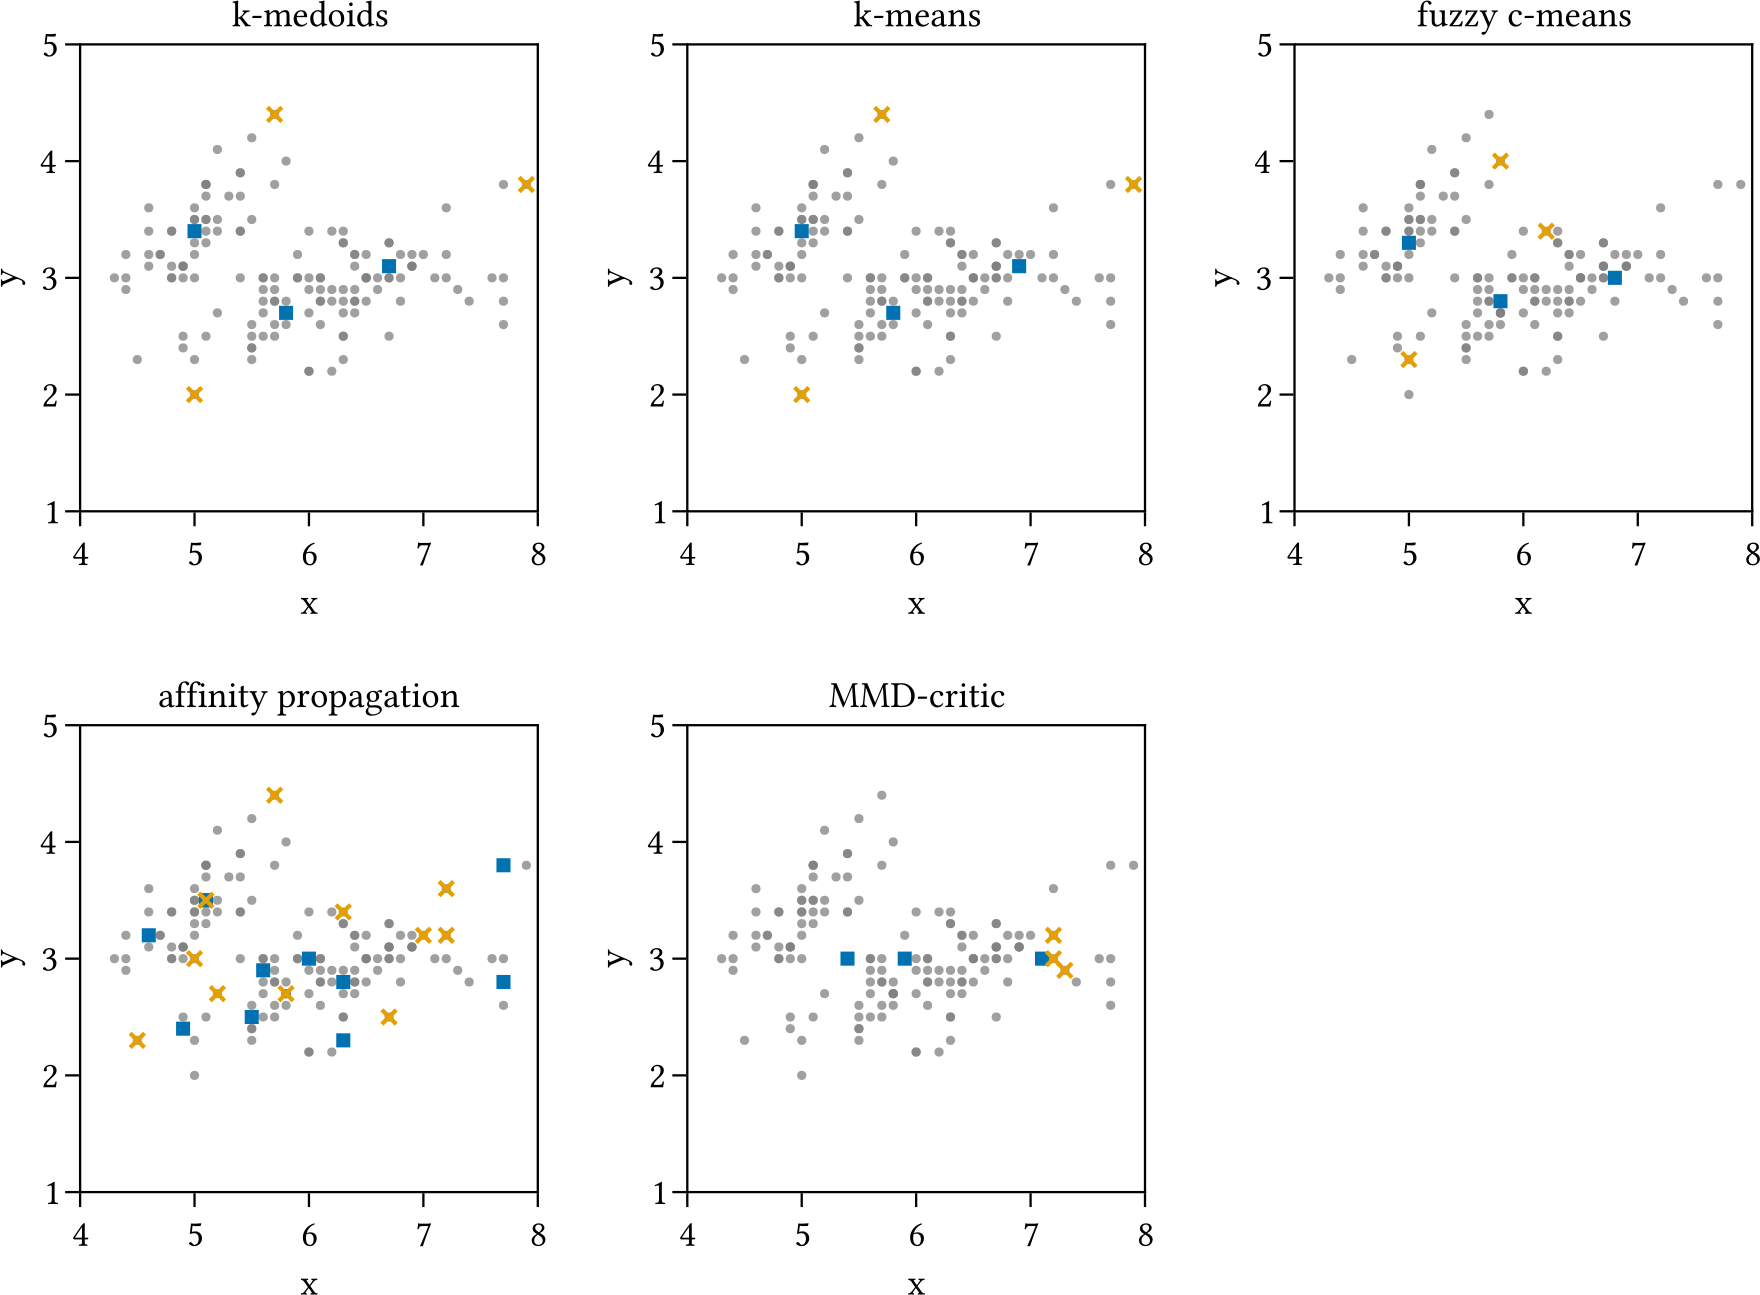

The script that saved this image:
using CairoMakie
using DataFrames
using KernelFunctions
using MLDatasets: Iris
using PrototypesCriticisms
using Random

"""
    plot(D, protoids, critids, axis)

Produce plot for the data, prototypes, and criticisms.
"""
function plot(D, protoids, critids, axis)
    protos = D[:, vcat(protoids...)]
    crits = D[:, vcat(critids...)]
    scatter!(axis, D[1, :], D[2, :], color=(:grey, 0.75), markersize=4)
    scatter!(axis, protos[1, :], protos[2, :], marker=:rect, markersize=8)
    scatter!(axis, crits[1, :], crits[2, :], marker=:xcross, markersize=12)
end

"""
    output(protoids, critids, title)

Print prototypes and criticisms.
"""
function output(protoids, critids, title)
    println("$title:")
    println("  Prototypes: ", protoids)
    println("  Criticisms: ", critids)
end

"""
    main()

Run the example.
"""
function main()
    Random.seed!(42)
    update_theme!(font="Libertinus Serif")
    mkpath("out")

    # Load data set
    @info "Load data..."
    D = Iris(as_df=false).features[1:2, :]
    ys = repeat(1:3, inner=50)
    Y = zeros(size(D, 2), 3)
    for i = 1:3
        Y[(1 + 50 * (i - 1)):(50 * i), i] .= 1
    end

    # Set main program parameters
    p = 1 # Number of prototypes to find
    c = 1 # Number of criticisms to find

    # Prepare final plot
    @info "Prepare plot..."
    fig = Figure()
    xlabel = "x"
    ylabel = "y"
    axes = [
        Axis(fig[1, 1], xgridvisible=false, ygridvisible=false, limits=(4, 8, 1, 5), xlabel=xlabel, ylabel=ylabel, title="k-medoids"),
        Axis(fig[1, 2], xgridvisible=false, ygridvisible=false, limits=(4, 8, 1, 5), xlabel=xlabel, ylabel=ylabel, title="k-means"),
        Axis(fig[1, 3], xgridvisible=false, ygridvisible=false, limits=(4, 8, 1, 5), xlabel=xlabel, ylabel=ylabel, title="fuzzy c-means"),
        Axis(fig[2, 1], xgridvisible=false, ygridvisible=false, limits=(4, 8, 1, 5), xlabel=xlabel, ylabel=ylabel, title="affinity propagation"),
        Axis(fig[2, 2], xgridvisible=false, ygridvisible=false, limits=(4, 8, 1, 5), xlabel=xlabel, ylabel=ylabel, title="MMD-critic"),
    ]

    # Run k-medoids method
    @info "Run k-medoids..."
    @info "Find prototypes and criticisms (k-medoids method)..."
    protoids = prototypes(D, ys, :kmedoids, p)
    critids = criticisms(D, ys, :kmedoids, c)
    output(protoids, critids, "k-medoids")
    plot(D, protoids, critids, axes[1])

    # Run k-means method
    @info "Run k-means..."
    @info "Find prototypes and criticisms (k-means method)..."
    protoids = prototypes(D, ys, :kmeans, p)
    critids = criticisms(D, ys, :kmeans, c)
    output(protoids, critids, "k-means")
    plot(D, protoids, critids, axes[2])

    # Run fuzzy c-means method
    @info "Run fuzzy c-means..."
    @info "Find prototypes and criticisms (fuzzy c-means method)..."
    protoids = prototypes(D, Y, :fuzzycmeans, p)
    critids = criticisms(D, Y, :fuzzycmeans, c)
    output(protoids, critids, "Fuzzy c-means")
    plot(D, protoids, critids, axes[3])

    # Run affinity propagation method
    @info "Run affinity propagation..."
    @info "Find prototypes and criticisms (affinity propagation method)..."
    protoids = prototypes(D, ys, :affinitypropagation, p)
    critids = criticisms(D, ys, :affinitypropagation, c)
    output(protoids, critids, "Affinity propagation")
    plot(D, protoids, critids, axes[4])

    # Run MMD-critic method
    @info "Run MMD-critic..."
    kernel = with_lengthscale(RBFKernel(), sqrt(size(D, 1)))
    @info "Find prototypes and criticisms (MMD-critic method)..."
    protoids, mappedprotoids = prototypes(D, ys, kernel, p)
    critids = criticisms(D, ys, kernel, mappedprotoids, c)
    output(protoids, critids, "MMD-critic")
    plot(D, protoids, critids, axes[5])

    save("out/iris.pdf", fig)
end

if abspath(PROGRAM_FILE) == @__FILE__
    main()
end
